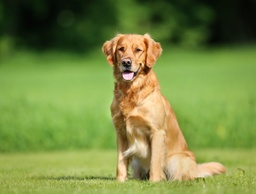
#> input picture img/golden.jpg, 256 x 194 px, shrunk from 4169 x 3161 before the run
$ python main.py
#> lines starting #> are read from the running program, lines starting #| are printed output that depends on the picture
import numpy as np
import cv2


def showImage(img):

    from matplotlib import pyplot as plt #modulo
    img = cv2.cvtColor(img, cv2.COLOR_BGR2RGB) #TROCANDO AS CORES
    plt.imshow(img) #constroe a janela gráfica
    plt.show() #mostra a janela gráfica
# RGB as cores são vermelho, verde e azul #opnecv é uma matriz 3D que representa toda imagem BGR (AZUL,VERDE, VERM) matiplot entendi
def getColor(img, x, y):
    return img.item(y, x, 0), img.item( y, x, 1), img.item(y, x, 2)

def setColor(img, x, y, b, g, r):
    img.itemset((y, x, 0), b)
    img.itemset((y, x, 1), g)
    img.itemset((y, x, 2), r)

    return img


def main():
    obj_img = cv2.imread("img/golden.jpg") # irá fazer a leitura da imagem
#> obj_img is the input picture: shape (194, 256, 3); mean B, G, R 68.4, 138.7, 121.2
    altura, largura, canais_de_cor = obj_img.shape
#> altura = 194; largura = 256; canais_de_cor = 3
    print("Dimensões da Imagem: " + str(largura) + "x" + str(altura))
#| Dimensões da Imagem: 256x194
    print("Canais de Cor: ", canais_de_cor) #mostra as dimensoes da imagem
#| Canais de Cor:  3

    for y in range(0, altura):
        for x in range(0, largura):
             #print("["+ str(x) + "," + str(y) +"] = "+ str(obj_img[y][x]))
            #input()


            azul, verde, vermelho = getColor (obj_img, x, y)
            obj_img = setColor(obj_img, x, y, verde, vermelho, vermelho)
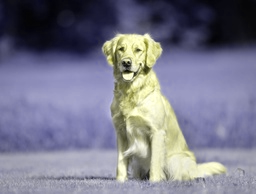
#> obj_img: shape (194, 256, 3); mean B, G, R 138.7, 121.2, 121.2

    #cv2.imwrite("golden_modificado.png", obj_img)
    #showImage(obj_img)

main()
